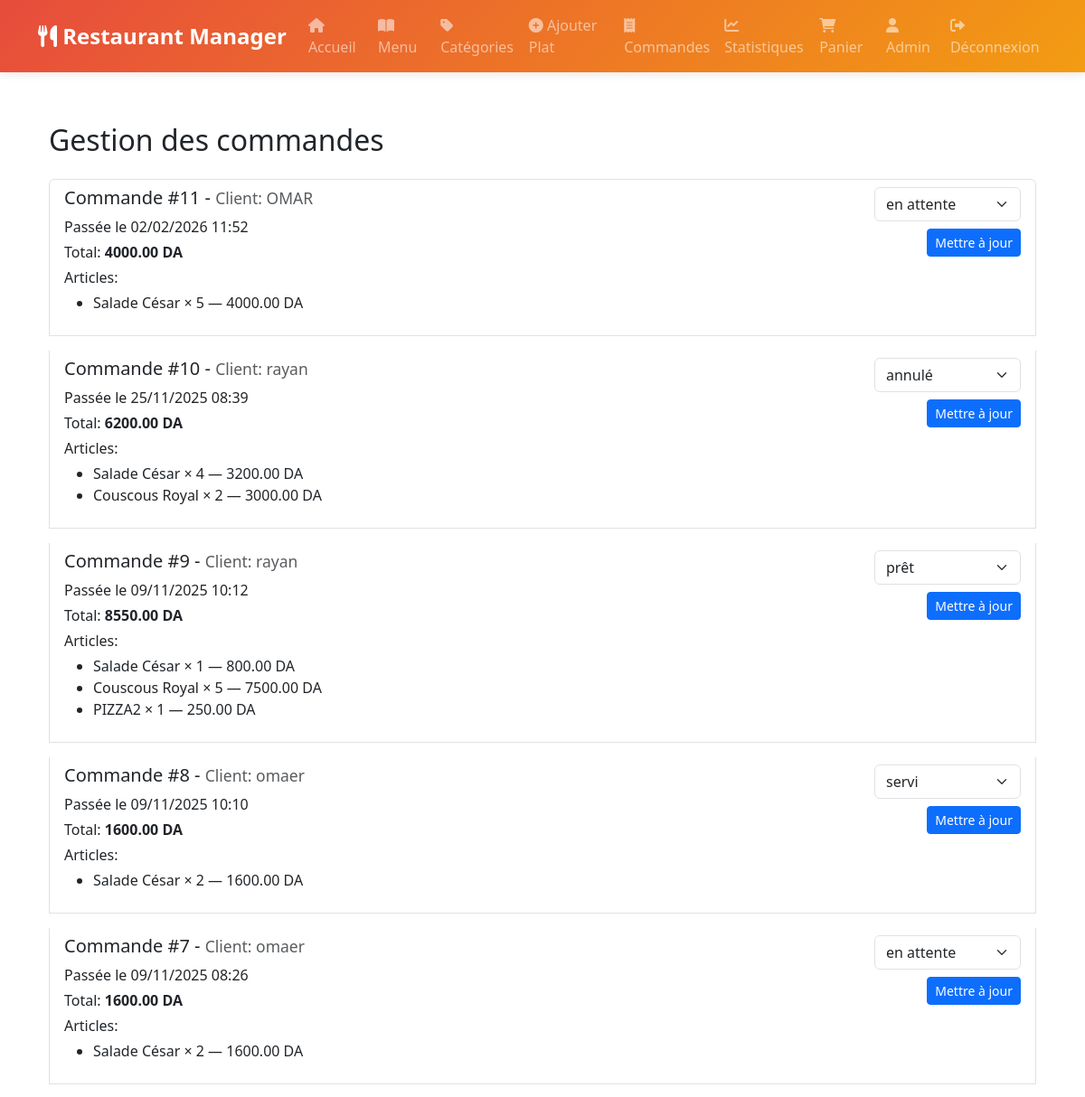
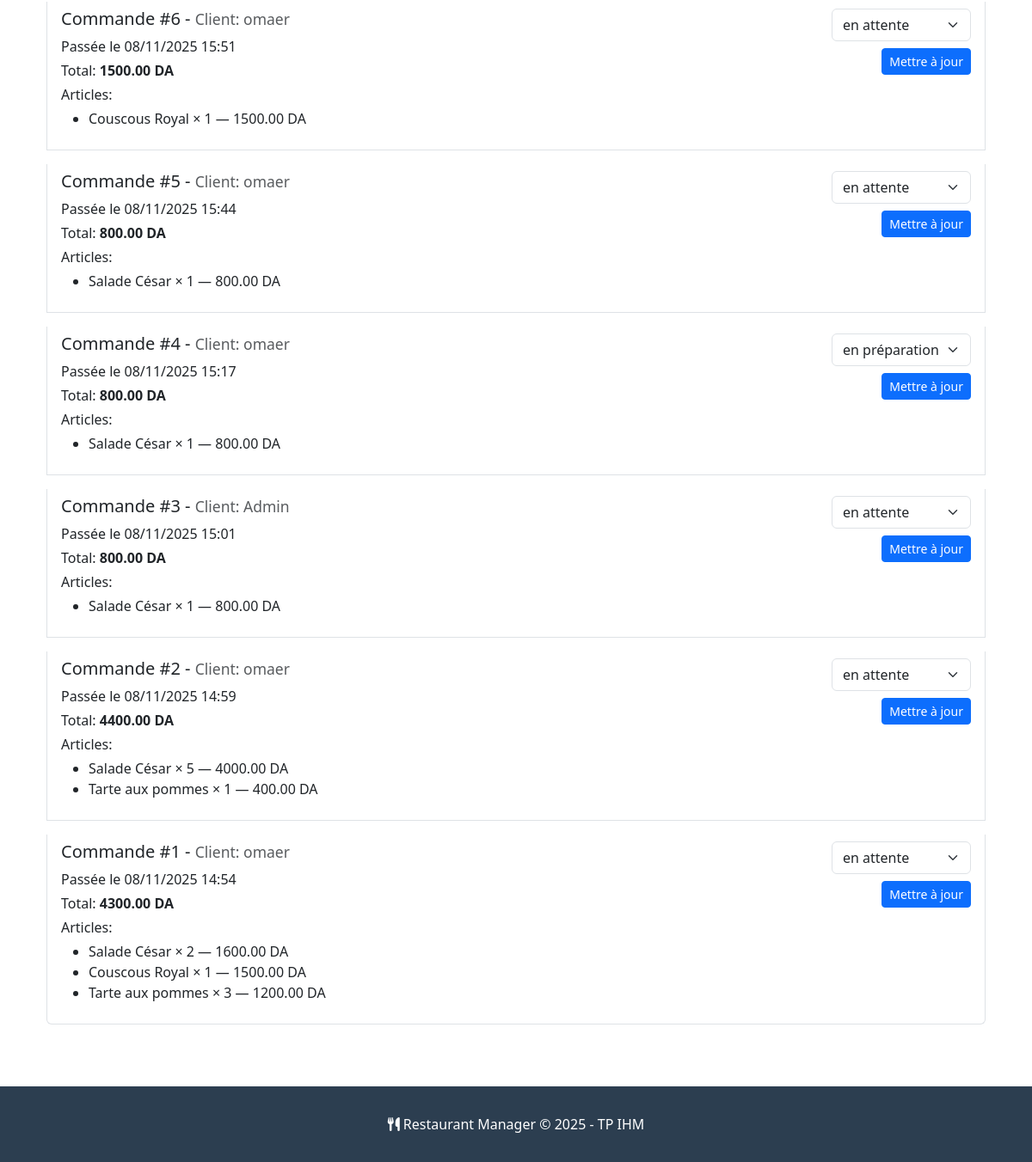
Page /admin/orders (signed in) on the committed database (2 pictures, top to bottom).
### models.py (models this page shows, shortened)
class User(db.Model):
    __tablename__ = 'users'
    id = db.Column(db.Integer, primary_key=True)
    username = db.Column(db.String(50), nullable=False)
    email = db.Column(db.String(100), nullable=False, unique=True)
    password = db.Column(db.String(200), nullable=False)
    is_admin = db.Column(db.Boolean, default=False, nullable=False)
    created_at = db.Column(db.DateTime, default=datetime.utcnow)
    orders = db.relationship('Order', backref='user', lazy=True)

class Order(db.Model):
    __tablename__ = 'orders'
    id = db.Column(db.Integer, primary_key=True)
    user_id = db.Column(db.Integer, db.ForeignKey('users.id'), nullable=False)
    status = db.Column(db.String(50), nullable=False)
    total_amount = db.Column(db.Numeric(10, 2), nullable=False)
    created_at = db.Column(db.DateTime, default=datetime.utcnow)
    items = db.relationship('OrderItem', backref='order', lazy=True)

class OrderItem(db.Model):
    __tablename__ = 'order_items'
    id = db.Column(db.Integer, primary_key=True)
    order_id = db.Column(db.Integer, db.ForeignKey('orders.id'), nullable=False)
    dish_id = db.Column(db.Integer, db.ForeignKey('dishes.id'), nullable=False)
    quantity = db.Column(db.Integer, nullable=False)
    price = db.Column(db.Numeric(10, 2), nullable=False)
    dish = db.relationship('Dish')

class Dish(db.Model):
    __tablename__ = 'dishes'
    id = db.Column(db.Integer, primary_key=True)
    name = db.Column(db.String(100), nullable=False)
    description = db.Column(db.Text, nullable=False)
    price = db.Column(db.Numeric(10, 2), nullable=False)
    cost = db.Column(db.Numeric(10, 2), nullable=True, default=0)
    category_id = db.Column(db.Integer, db.ForeignKey('categories.id'), nullable=False)

### app.py (the view, shortened to what this page needs)
@app.route('/admin/orders', methods=['GET', 'POST'])
@admin_required
def admin_orders():
    orders = Order.query.order_by(Order.created_at.desc()).all()
    return render_template('admin_orders.html', orders=orders)

### app.py (called while the page is built)
def admin_required(f):
    @wraps(f)
    def decorated(*args, **kwargs):
        if 'user_id' not in session:
            flash('Veuillez vous connecter pour accéder à cette page.', 'warning')
            return redirect(url_for('login'))
        user = User.query.get(session['user_id'])
        if not user or not user.is_admin:
            flash('Accès refusé: privilèges administrateur requis.', 'danger')
            return redirect(url_for('index'))
        return f(*args, **kwargs)
    return decorated

### templates/admin_orders.html (shortened to what this page needs)
{% extends "layout.html" %}
{% block content %}
<div class="container py-4">
    <h2 class="mb-4">Gestion des commandes</h2>
    {% if orders %}
    <div class="list-group">
        {% for order in orders %}
        <div class="list-group-item mb-3">
            <div class="d-flex justify-content-between align-items-start">
                <div>
                    <h5>Commande #{{ order.id }} - <small class="text-muted">Client: {{ order.user.username if order.user else 'N/A' }}</small></h5>
                    <p class="mb-1">Passée le {{ order.created_at.strftime('%d/%m/%Y %H:%M') }}</p>
                    <p class="mb-1">Total: <strong>{{ "%.2f"|format(order.total_amount) }} DA</strong></p>
                    <p class="mb-1">Articles:
                        <ul>
                            {% for item in order.items %}
                            <li>{{ item.dish.name if item.dish else 'Plat' }} × {{ item.quantity }} — {{ "%.2f"|format(item.price * item.quantity) }} DA</li>
                            {% endfor %}
                        </ul>
                    </p>
                </div>
                <div>
                    <form method="post" class="d-flex flex-column align-items-end">
                        <select name="status" class="form-select mb-2">
                            {% set opts = ['en attente', 'en préparation', 'prêt', 'servi', 'payé', 'annulé'] %}
                            {% for s in opts %}
                            <option value="{{ s }}" {% if s == order.status %}selected{% endif %}>{{ s }}</option>
                            {% endfor %}
                        </select>
                        <button class="btn btn-primary btn-sm" type="submit">Mettre à jour</button>
                    </form>
                </div>
            </div>
        </div>
        {% endfor %}
    </div>
    {% else %}
    <div class="alert alert-info">Aucune commande pour le moment.</div>
    {% endif %}
</div>
{% endblock %}

### templates/layout.html (shortened to what this page needs)
<!DOCTYPE html>
<html lang="fr">
<head>
    <link href="https://cdn.jsdelivr.net/npm/bootstrap@5.3.0/dist/css/bootstrap.min.css" rel="stylesheet">
    <link rel="stylesheet" href="https://cdnjs.cloudflare.com/ajax/libs/font-awesome/6.0.0/css/all.min.css">
</head>
<body>
    <nav class="navbar navbar-expand-lg navbar-dark">
        <div class="container">
            <a class="navbar-brand" href="{{ url_for('index') }}">
                <i class="fas fa-utensils"></i> Restaurant Manager
            </a>
            <div class="collapse navbar-collapse" id="navbarNav">
                <ul class="navbar-nav me-auto">
                    <li class="nav-item">
                        <a class="nav-link" href="{{ url_for('index') }}">
                            <i class="fas fa-home"></i> Accueil
                        </a>
                    </li>
                    <li class="nav-item">
                        <a class="nav-link" href="{{ url_for('dishes_view') }}">
                            <i class="fas fa-book-open"></i> Menu
                        </a>
                    </li>
                    {% if session.get('is_admin') %}
                    <li class="nav-item">
                        <a class="nav-link" href="{{ url_for('admin_categories') }}">
                            <i class="fas fa-tag"></i> Catégories
                        </a>
                    </li>
                    <li class="nav-item">
                        <a class="nav-link" href="{{ url_for('admin_dishes') }}">
                            <i class="fas fa-plus-circle"></i> Ajouter Plat
                        </a>
                    </li>
                    <li class="nav-item">
                        <a class="nav-link" href="{{ url_for('admin_orders') }}">
                            <i class="fas fa-receipt"></i> Commandes
                        </a>
                    </li>
                    <li class="nav-item">
                        <a class="nav-link" href="{{ url_for('stats') }}">
                            <i class="fas fa-chart-line"></i> Statistiques
                        </a>
                    </li>
                    {% endif %}
                </ul>
                <ul class="navbar-nav">
                    {% if session.get('user_id') %}
                    <li class="nav-item position-relative">
                        <a class="nav-link" href="{{ url_for('cart') }}">
                            <i class="fas fa-shopping-cart"></i> Panier
                        </a>
                    </li>
                    <li class="nav-item">
                        <a class="nav-link" href="{{ url_for('profile') }}">
                            <i class="fas fa-user"></i> {{ session.username }}
                        </a>
                    </li>
                    <li class="nav-item">
                        <a class="nav-link" href="{{ url_for('logout') }}">
                            <i class="fas fa-sign-out-alt"></i> Déconnexion
                        </a>
                    </li>
                    {% endif %}
                </ul>
            </div>
        </div>
    </nav>
    <main class="main-content">
        <div class="container">
            {% block content %}{% endblock %}
        </div>
    </main>
    <footer>
        <div class="container text-center">
            <p class="mb-0">
                <i class="fas fa-utensils"></i> Restaurant Manager &copy; 2025 - TP IHM
            </p>
        </div>
    </footer>
</body>
</html>

### templates/layout.html (style rules this page uses)
:root { --primary-color: #e74c3c; --secondary-color: #2c3e50; --accent-color: #f39c12; }
body { font-family: 'Segoe UI', Tahoma, Geneva, Verdana, sans-serif; min-height: 100vh; display: flex; flex-direction: column; }
.navbar { background: linear-gradient(135deg, var(--primary-color), var(--accent-color)); box-shadow: 0 2px 10px rgba(0,0,0,0.1); }
.navbar-brand { font-weight: bold; font-size: 1.5rem; }
.nav-link { transition: all 0.3s ease; position: relative; }
.nav-link::after { content: ''; position: absolute; bottom: 0; left: 50%; width: 0; height: 2px; background: white; transition: all 0.3s ease; transform: translateX(-50%); }
.main-content { flex: 1; padding: 2rem 0; }
footer { background: var(--secondary-color); color: white; padding: 2rem 0; margin-top: auto; }

### rows in the picture
User: username "Admin"
Order: id "11", user "OMAR", created_at "02/02/2026 11:52", total_amount "4000.00", status "en attente"
OrderItem: dish "Salade César", quantity "5", item.price*item.quantity "4000.00"
Order: id "10", user "rayan", created_at "25/11/2025 08:39", total_amount "6200.00", status "annulé"
OrderItem: dish "Salade César", quantity "4", item.price*item.quantity "3200.00"
OrderItem: dish "Couscous Royal", quantity "2", item.price*item.quantity "3000.00"
Order: id "9", user "rayan", created_at "09/11/2025 10:12", total_amount "8550.00", status "prêt"
OrderItem: dish "Salade César", quantity "1", item.price*item.quantity "800.00"
OrderItem: dish "Couscous Royal", quantity "5", item.price*item.quantity "7500.00"
OrderItem: dish "PIZZA2", quantity "1", item.price*item.quantity "250.00"
Order: id "8", user "omaer", created_at "09/11/2025 10:10", total_amount "1600.00", status "servi"
OrderItem: dish "Salade César", quantity "2", item.price*item.quantity "1600.00"
Order: id "7", user "omaer", created_at "09/11/2025 08:26", total_amount "1600.00", status "en attente"
OrderItem: dish "Salade César", quantity "2", item.price*item.quantity "1600.00"
Order: id "6", user "omaer", created_at "08/11/2025 15:51", total_amount "1500.00", status "en attente"
OrderItem: dish "Couscous Royal", quantity "1", item.price*item.quantity "1500.00"
Order: id "5", user "omaer", created_at "08/11/2025 15:44", total_amount "800.00", status "en attente"
OrderItem: dish "Salade César", quantity "1", item.price*item.quantity "800.00"
Order: id "4", user "omaer", created_at "08/11/2025 15:17", total_amount "800.00", status "en préparation"
OrderItem: dish "Salade César", quantity "1", item.price*item.quantity "800.00"
Order: id "3", user "Admin", created_at "08/11/2025 15:01", total_amount "800.00", status "en attente"
OrderItem: dish "Salade César", quantity "1", item.price*item.quantity "800.00"
Order: id "2", user "omaer", created_at "08/11/2025 14:59", total_amount "4400.00", status "en attente"
OrderItem: dish "Salade César", quantity "5", item.price*item.quantity "4000.00"
OrderItem: dish "Tarte aux pommes", quantity "1", item.price*item.quantity "400.00"
Order: id "1", user "omaer", created_at "08/11/2025 14:54", total_amount "4300.00", status "en attente"
OrderItem: dish "Salade César", quantity "2", item.price*item.quantity "1600.00"
OrderItem: dish "Couscous Royal", quantity "1", item.price*item.quantity "1500.00"
OrderItem: dish "Tarte aux pommes", quantity "3", item.price*item.quantity "1200.00"
